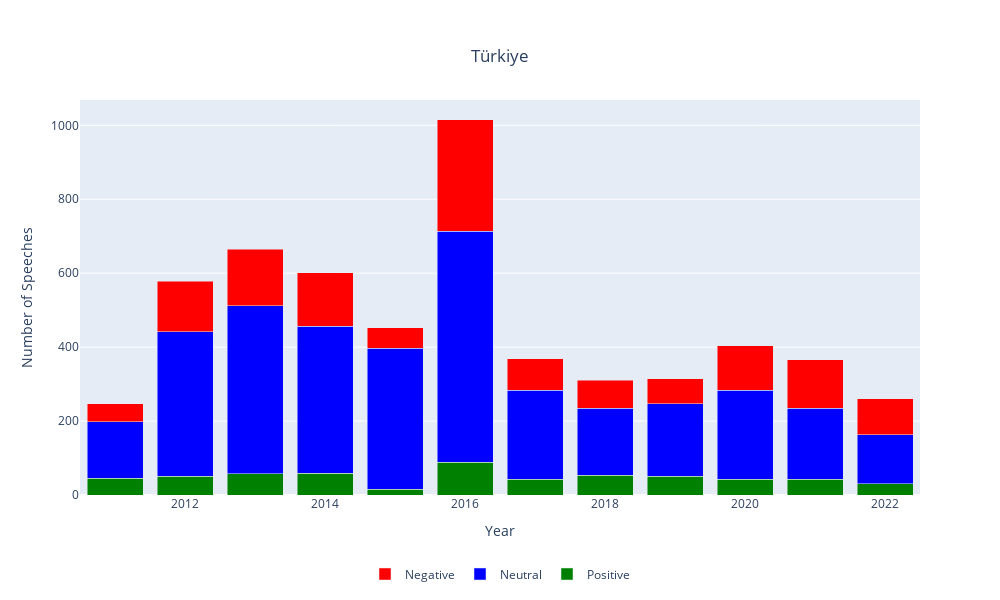

Notebook code for this chart:
### Code cell
# Create a year column for grouping
tr_minutes['Year'] = tr_minutes['Date'].dt.year

# Group by Year and sentiment, and count the number of speeches
sentiment_counts = tr_minutes.groupby(['Year', 'sentiment']).size().reset_index(name='Count')

# Pivot the data to have sentiments as columns
sentiment_pivot = sentiment_counts.pivot(index='Year', columns='sentiment', values='Count').fillna(0).reset_index()

# Define sentiment colors
sentiment_colors = {
    'POSITIVE': 'green',
    'NEUTRAL': 'blue',
    'NEGATIVE': 'red'
}

# Create a stacked bar chart
fig5 = go.Figure()

# Add bars for each sentiment
for sentiment in ['POSITIVE', 'NEUTRAL', 'NEGATIVE']:
    fig5.add_trace(go.Bar(
        x=sentiment_pivot['Year'],
        y=sentiment_pivot[sentiment],
        name=sentiment.capitalize(),
        marker_color=sentiment_colors[sentiment]
    ))

fig5.update_layout(
    barmode='stack',
    title={
        'text': 'Türkiye', 
        'x': 0.5, 
        'xanchor': 'center', 
        'yanchor': 'top'
    }, 
    xaxis_title='Year',  # Simple title text without dict for natural centering
    yaxis_title='Number of Speeches',
    showlegend=True,
    legend=dict(
        x=0.5,
        y=-0.2,
        xanchor='center',
        yanchor='middle',
        orientation='h'
    ),
    height=600,
    width=1000
)

fig5.show()

### Figure 1 — Plotly figure (JSON) as saved in the notebook; plotly's stock layout.template omitted (floating-point values rounded to 4 significant figures)
{"data": [{"marker": {"color": "green"}, "name": "Positive", "type": "bar", "x": [2011, 2012, 2013, 2014, 2015, 2016, 2017, 2018, 2019, 2020, 2021, 2022], "y": [45, 51, 57, 59, 16, 89, 42, 54, 51, 42, 42, 31]}, {"marker": {"color": "blue"}, "name": "Neutral", "type": "bar", "x": [2011, 2012, 2013, 2014, 2015, 2016, 2017, 2018, 2019, 2020, 2021, 2022], "y": [153, 390, 455, 397, 381, 625, 242, 180, 196, 242, 192, 132]}, {"marker": {"color": "red"}, "name": "Negative", "type": "bar", "x": [2011, 2012, 2013, 2014, 2015, 2016, 2017, 2018, 2019, 2020, 2021, 2022], "y": [49, 137, 153, 145, 55, 301, 84, 76, 68, 120, 132, 98]}], "layout": {"barmode": "stack", "height": 600, "legend": {"orientation": "h", "x": 0.5, "xanchor": "center", "y": -0.2, "yanchor": "middle"}, "showlegend": true, "title": {"text": "Türkiye", "x": 0.5, "xanchor": "center", "yanchor": "top"}, "width": 1000, "xaxis": {"title": {"text": "Year"}}, "yaxis": {"title": {"text": "Number of Speeches"}}}}
